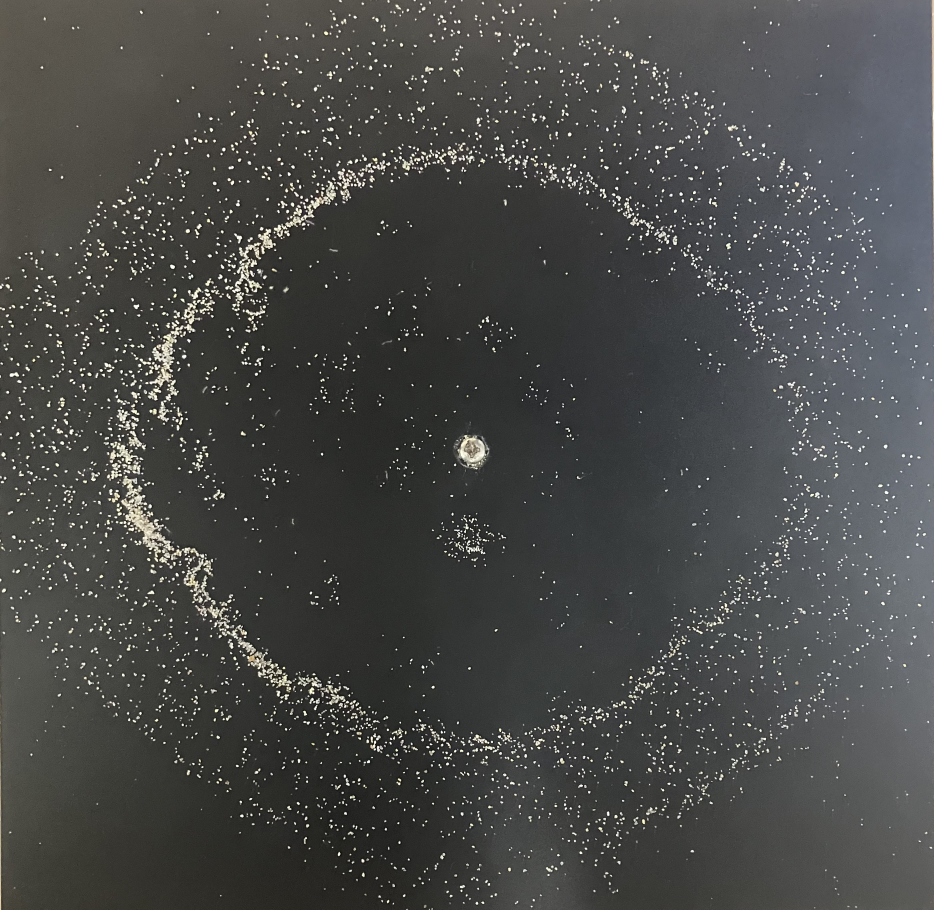
#> input picture lab_dataset/data_1.jpg, 2802 x 2729 px (shown at 1/3 size); its folder holds only this picture in this run
$ python main.py
#> lines starting #> are read from the running program, lines starting #| are printed output that depends on the picture; after the words box and inside, x2 and y2 are one past the last pixel; in counts of white or black regions, pixels touching at a corner belong together
### chladni_predict.py
#!/usr/bin/env python3
import numpy as np
import cv2
from typing import Tuple, List
from skimage.morphology import skeletonize
from skimage.measure    import find_contours
from scipy.spatial      import cKDTree
from chladni_plate      import ChladniPlate
import matplotlib.pyplot as plt


class ChladniPredict:
    """
    /**
     * Predicts the optimal driving frequency and scale for an experimental Chladni plate image.
     *
     * Sweeps over provided scales and frequencies, computes error metrics against experimental nodal skeletons,
     * adjusts errors for contour size, and identifies the best (scale, frequency) combination.
     */
    """

    def __init__(
        self,
        plate: ChladniPlate,
        img_path: str,
        freqs: np.ndarray,
        scales: np.ndarray,
        F0: float = 1.0
    ):
        """
        /**
         * @param plate     Initialized ChladniPlate instance.
         * @param img_path  Path to experimental image.
         * @param freqs     1D array of frequencies (Hz) to test.
         * @param scales    1D array of scale factors to test.
         * @param F0        Driving force amplitude (N).
         */
        """
#> in run, im_bgr is the input picture: shape (2729, 2802, 3); mean B, G, R 72, 73.5, 72.7
        self.plate     = plate
        self.a         = plate.a
        self.b         = plate.b
        self.F0        = F0
        self.freqs     = freqs
        self.scales    = scales
        self.img_path  = img_path
        self.results: List[Tuple[float, float, float, float, int, float]] = []

    def _extract_skeleton(self, im_gray: np.ndarray,
                          median_ksize: int = 5,
                          morph_size: int = 7
    ) -> Tuple[np.ndarray, np.ndarray, np.ndarray]:
        """
        /**
         * Denoises, morphologically filters, and skeletonizes the image.
         * @return mask, skeleton_image, pixel_coords
         */
        """
#> called with median_ksize = 5, morph_size = 7
        denoised = cv2.medianBlur(im_gray, median_ksize)
        kernel   = cv2.getStructuringElement(cv2.MORPH_RECT, (morph_size, morph_size))
        cleaned  = cv2.morphologyEx(denoised, cv2.MORPH_OPEN,  kernel)
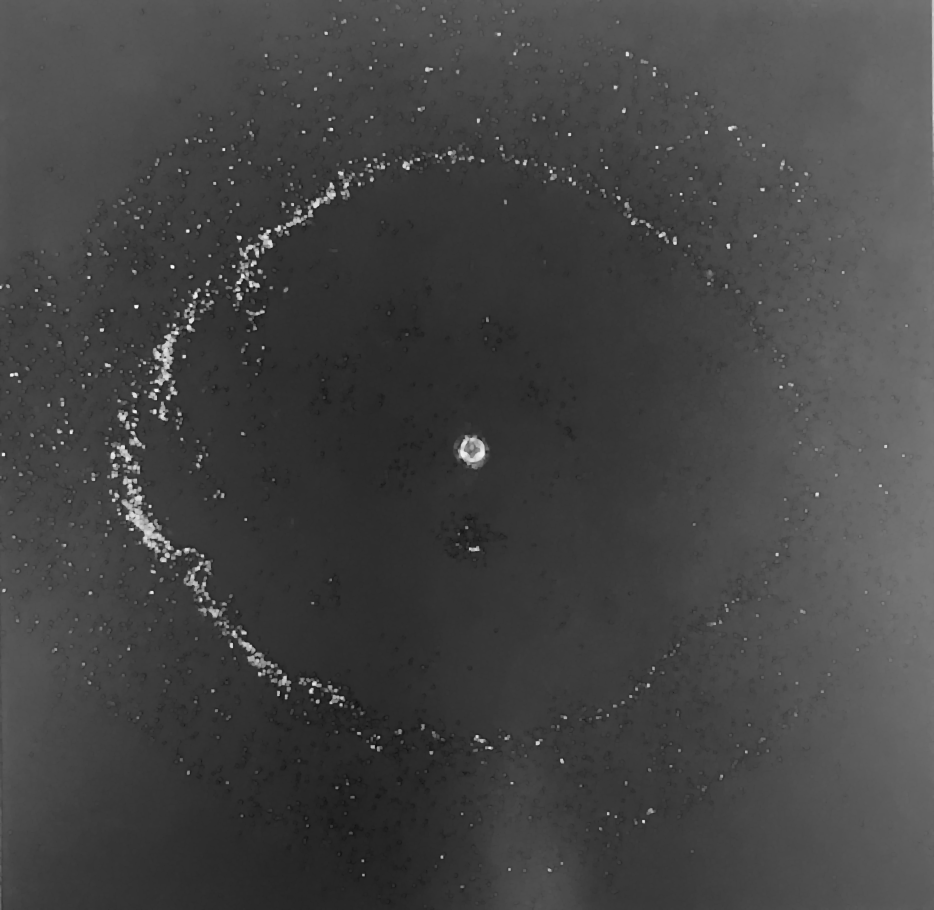
#> cleaned: shape (2729, 2802) (shown at 1/3 size); min 7, max 250, mean 68
        cleaned  = cv2.morphologyEx(cleaned,  cv2.MORPH_CLOSE, kernel)
        mask     = (cleaned > 127).astype(np.uint8) * 255
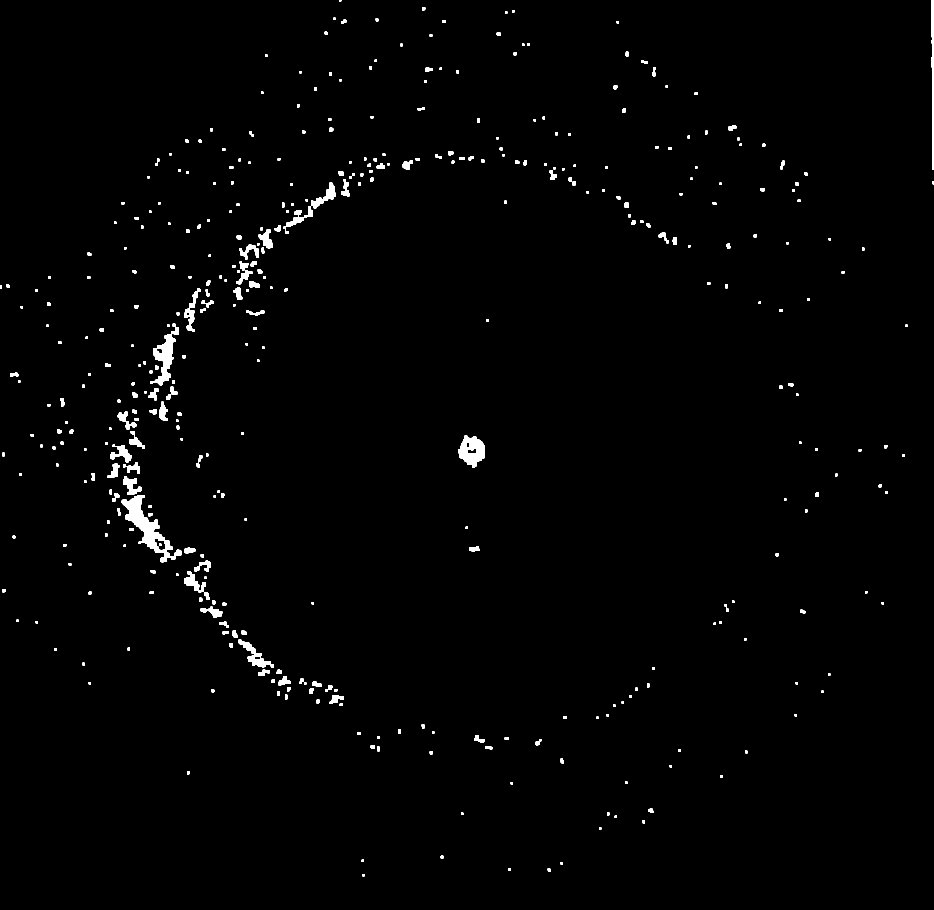
#> mask: shape (2729, 2802) (shown at 1/3 size); 1.1% white; 404 white regions, largest, box (x1, y1, x2, y2) and area: (365, 1486, 544, 1687) 9453, (450, 971, 537, 1156) 5274, (1374, 1306, 1455, 1404) 4836
        ske_bool = skeletonize(mask > 127)
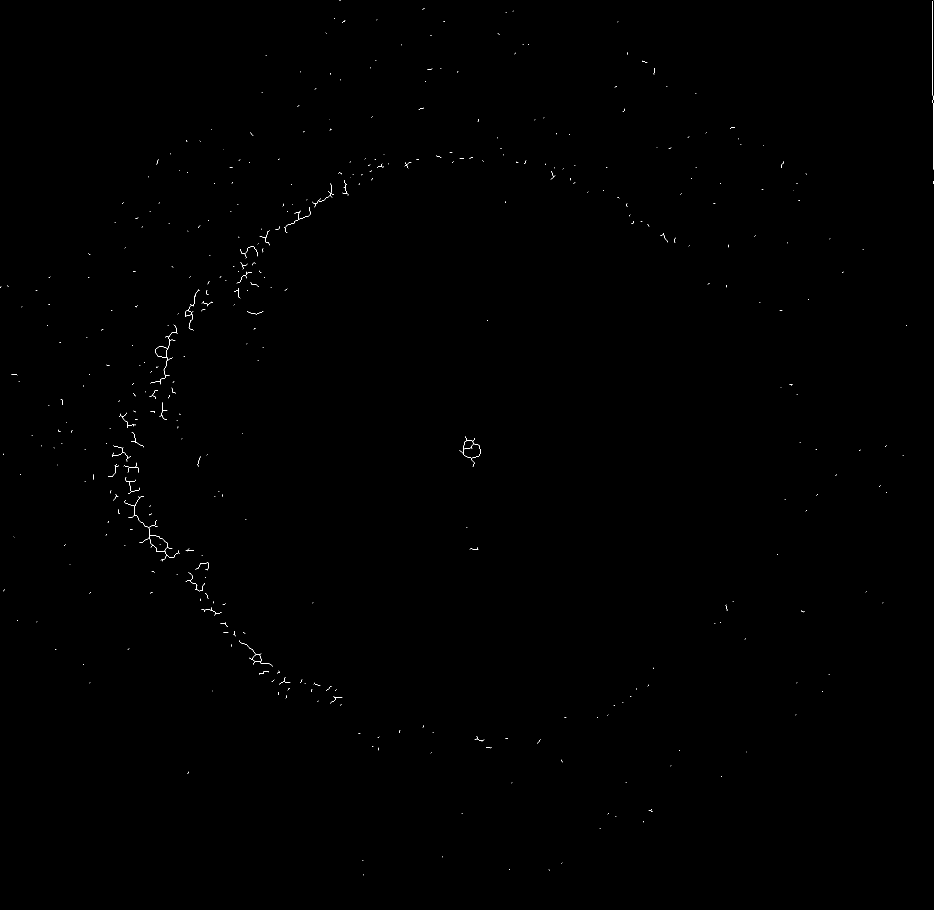
#> ske_bool: shape (2729, 2802) bool (shown at 1/3 size); 0.08% white in thin lines or dots
        ys, xs   = np.nonzero(ske_bool)
#> ys = 6395 values from 1 to 2625; xs = 6395 values, max 2800 at index 1190, min 1 at index 2278, mean 1006.9
        coords   = np.column_stack((xs, ys))
#> coords = 6395 pairs, first value 1 to 2800, second value 1 to 2625
        return mask, ske_bool.astype(np.uint8) * 255, coords

    def _map_to_physical(self, coords: np.ndarray,
                         scale: float,
                         px_shape: Tuple[int, int]
    ) -> np.ndarray:
        """
        /**
         * Converts pixel coordinates to physical plate coordinates,
         * centered and scaled about plate center.
         */
        """
        h_px, w_px = px_shape
        x = coords[:, 0] * (self.a / w_px)
        y = coords[:, 1] * (self.b / h_px)
        cx, cy = self.a / 2, self.b / 2
        x = (x - cx) * scale + cx
        y = (y - cy) * scale + cy
        return np.column_stack((x, y))

    def _sweep(self, phys_coords: np.ndarray, scale: float):
        """
        /**
         * Sweeps all frequencies for a given scale, records raw errors.
         */
        """
        records: List[Tuple[float, float, float, int]] = []
        for f in self.freqs:
            print(f"\t\tFrequency: {f} Hz")
            _, _, W, _ = self.plate.compute_contours(
                freq=f, F0=self.F0,
                x0=self.a/2, y0=self.b/2,
                num_points=200, mode_max=20
            )
            Z = W.real
            raw_contours = find_contours(Z, 0.0)
            if not raw_contours:
                records.append((f, np.nan, np.nan, 0))
                continue

            contour_rc = np.vstack(raw_contours)
            ny, nx = Z.shape
            dx, dy = self.a/(nx-1), self.b/(ny-1)
            contour_xy = np.column_stack([
                contour_rc[:, 1] * dx,
                contour_rc[:, 0] * dy
            ])
            tree = cKDTree(contour_xy)
            dists, _ = tree.query(phys_coords, k=1)
            mean_dist   = dists.mean()
            raw_pct_err = mean_dist / self.a * 100
            records.append((f, mean_dist, raw_pct_err, len(contour_xy)))

        Ms    = np.array([r[3] for r in records], dtype=float)
        M_med = np.nanmedian(Ms[Ms > 0])
        for f, md, rp, M in records:
            adj = rp * (M / M_med) if (M > 0 and not np.isnan(rp)) else np.nan
            self.results.append((scale, f, md, rp, M, adj))

    def run(self) -> Tuple[float, float, float]:
        """
        /**
         * Executes the full pipeline: load image, extract skeleton, sweep scales & freqs,
         * and determine best combination.
         * @return (best_scale, best_freq, best_adjusted_error)
         */
        """
        im_bgr  = cv2.imread(self.img_path)
        if im_bgr is None:
            raise FileNotFoundError(f"Cannot load '{self.img_path}'")
        im_gray = cv2.cvtColor(im_bgr, cv2.COLOR_BGR2GRAY)

        mask, _, pix_coords = self._extract_skeleton(im_gray)
#> pix_coords has the same summary as coords in _extract_skeleton
        for scale in self.scales:
            print(f"\tScale: {scale}x")
            phys_coords = self._map_to_physical(pix_coords, scale, mask.shape)
            self._sweep(phys_coords, scale)

        valid = [(s, f, adj) for s, f, *_ , adj in self.results if not np.isnan(adj)]
        if not valid:
            return None, None, None
        best_scale, best_freq, best_err = min(valid, key=lambda x: x[2])
        return best_scale, best_freq, best_err

    # [80 lines left out: functions plot_error_analysis, visualize, not called in this run]

### chladni_plate.py
#!/usr/bin/env python3
import numpy as np
from typing import Tuple

class ChladniPlate:
    """
    /**
     * Simulator for vibration and nodal‐line patterns of a simply‐supported rectangular plate
     * driven by a point force.
     */
    """

    def __init__(
        self,
        a: float,
        b: float,
        h: float,
        rho: float,
        E: float,
        nu: float,
        zeta: float
    ) -> None:
        """
        /**
         * Initialize plate geometry and material properties.
         *
         * @param a    Plate width (m).
         * @param b    Plate height (m).
         * @param h    Plate thickness (m).
         * @param rho  Material density (kg/m³).
         * @param E    Young's modulus (Pa).
         * @param nu   Poisson's ratio (dimensionless).
         * @param zeta Modal damping ratio (dimensionless).
         */
        """
        self.a: float = a
        self.b: float = b
        self.h: float = h
        self.rho: float = rho
        self.E: float = E
        self.nu: float = nu
        self.zeta: float = zeta

        # Flexural rigidity D = E·h³ / [12·(1 – ν²)]
        self.D: float = (self.E * self.h**3) / (12 * (1 - self.nu**2))

    def compute_contours(
        self,
        freq: float,
        F0: float,
        x0: float,
        y0: float,
        num_points: int = 200,
        mode_max: int = 20
    ) -> Tuple[np.ndarray, np.ndarray, np.ndarray, np.ndarray]:
        """
        /**
         * Compute steady-state complex displacement field W(x,y) and
         * a normalized nodal-likelihood map Lw(x,y).
         *
         * @param freq       Driving frequency in Hz.
         * @param F0         Forcing amplitude in N.
         * @param x0         x-coordinate of force application (m).
         * @param y0         y-coordinate of force application (m).
         * @param num_points Grid resolution (points per side).
         * @param mode_max   Maximum modal index m,n.
         * @return X         2D array of x-coordinates (shape: num_points×num_points).
         * @return Y         2D array of y-coordinates (shape: num_points×num_points).
         * @return W         Complex displacement field (shape: num_points×num_points).
         * @return Lw        Normalized nodal-likelihood map ∈ [0,1].
         */
        """
        # Store drive parameters
        self.freq: float = freq
        self.F0: float = F0
        self.x0: float = x0
        self.y0: float = y0
        self.omega: float = 2 * np.pi * self.freq

        # Create uniform grid
        x = np.linspace(0, self.a, num_points)
        y = np.linspace(0, self.b, num_points)
        X, Y = np.meshgrid(x, y)

        # Modal superposition for complex displacement W
        W = np.zeros_like(X, dtype=complex)
        for m in range(1, mode_max + 1):
            for n in range(1, mode_max + 1):
                Phi_mn = (
                    np.sin(m * np.pi * X / self.a) *
#> (the run stopped early here; a loop or call above may not have finished)
